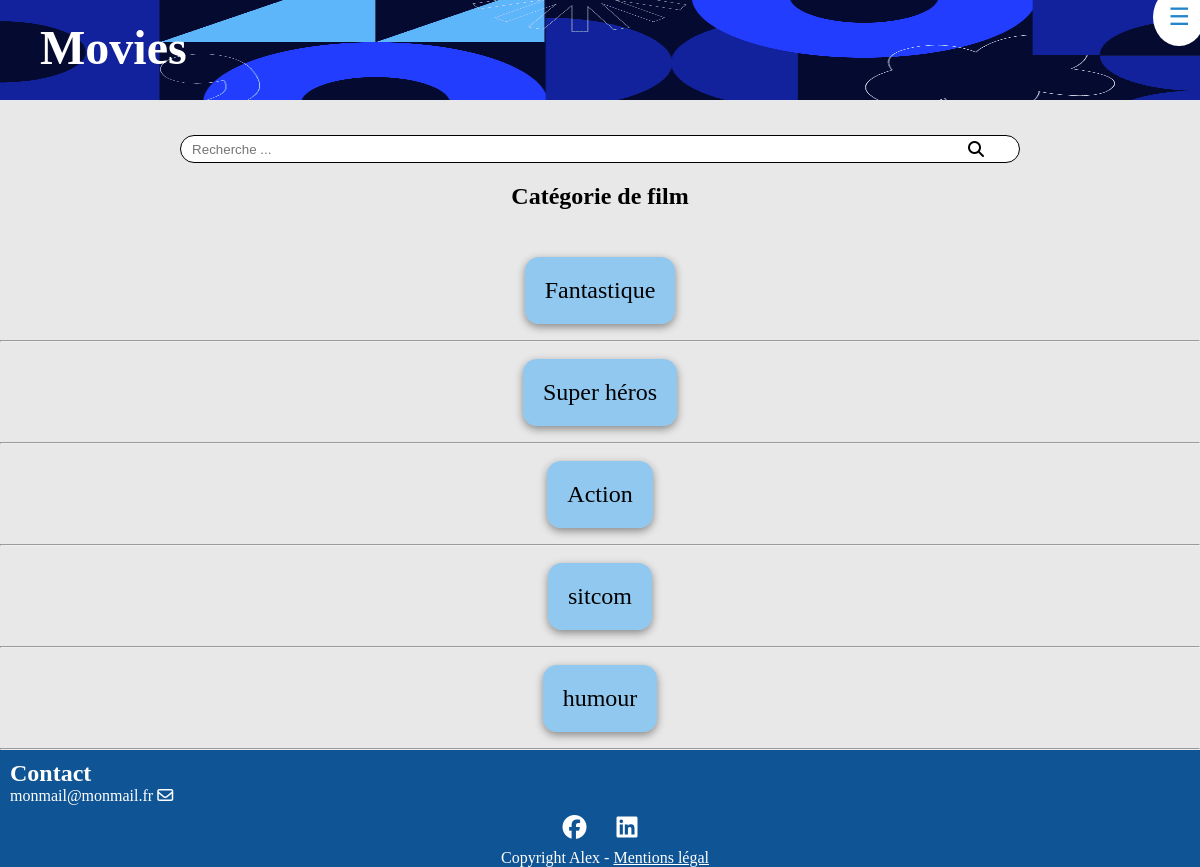
Before: /index.php?action=listCategorie with the older database file.
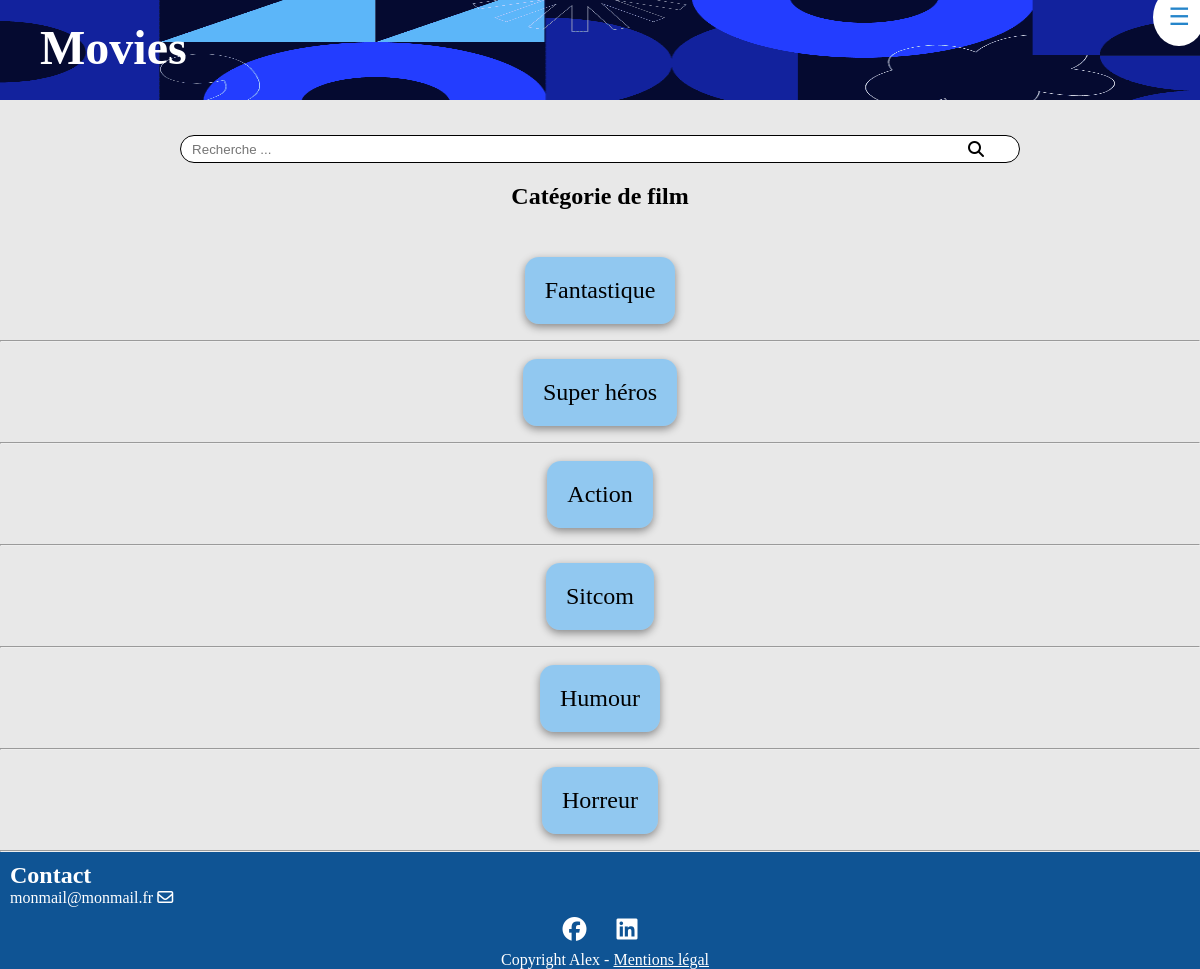
After: the same page with the newer database file.
### tables this page shows
CREATE TABLE IF NOT EXISTS `categorie` (
  `id_categorie` int NOT NULL AUTO_INCREMENT,
  `type` varchar(50) NOT NULL,
  PRIMARY KEY (`id_categorie`)
);

### controller/CinemaController.php (called while the page is built, shortened)
<?php
class CinemaController {
        public function listCategorie() {
        $pdo = Connect::seConnecter();
        $requete = $pdo->query("
        SELECT *
        FROM categorie
        ");
        require "view/categorie/listeCategorie.php";
        }
}

### view/categorie/listeCategorie.php (the view, shortened to what this page needs)
<div class="listCategorie">
    <?php
        echo "<h2> Catégorie de film </h2>",
                "<ul>";
        foreach($requete->fetchAll() as $categorie) { ?>
            <li>
                <a href="index.php?action=detCategorie&id=<?= $categorie['id_categorie'] ?>">
                <?= $categorie['type'] ?></a>
            </li>
            <hr class="solid">
        <?php } ?>
</div>
<?php
    require_once "view/template.php";
?>

Changed rows visible on the page:
changed categorie: type "sitcom" → "Sitcom"
changed categorie: type "humour" → "Humour"
added categorie: type "Horreur"
